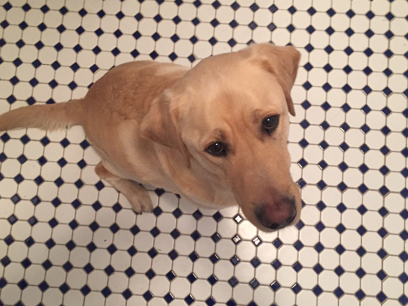
#> input picture images/hund.png, 408 x 306 px, found by its file name
$ python matlab_example_in_python.py   (older library calls are emulated)
#> lines starting #> are read from the running program, lines starting #| are printed output that depends on the picture
import numpy as np
import cv2
import matplotlib.pyplot as plt
from skimage import feature, color, filters, measure
from skimage.transform import resize
from sklearn.cluster import KMeans

# Bild einlesen und verkleinern
image = cv2.imread("../images/hund.png",cv2.IMREAD_GRAYSCALE)  # Bild einlesen
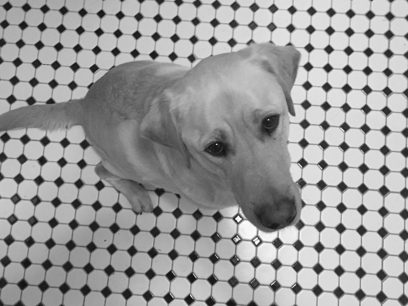
#> image: shape (306, 408); min 13, max 255, mean 156.1
plt.imshow(image,'gray')
numRows, numCols = image.shape  # Bilddimensionen
#> numRows = 306; numCols = 408

# Selbe Wellenlängen und Orientierungen wie im Matlab-Beispiel bestimmen
wavelengthMin = 4 / np.sqrt(2)
wavelengthMax = np.hypot(numRows, numCols)
#> wavelengthMax = 510
n = np.floor(np.log2(wavelengthMax / wavelengthMin)).astype(int)
#> n = 7
wavelength = wavelengthMin * 2 ** np.arange(n - 1)
#> wavelength = [2.83, 5.66, 11.31, 22.63, 45.25, 90.51]

deltaTheta = 45
orientation = np.arange(0, 180, deltaTheta)

# Gabor-Filterbank erstellen
gabor_kernels = []
for theta in orientation:
    for w in wavelength:
        kernel = cv2.getGaborKernel((int(16*w), int(16*w)), 2*w, np.deg2rad(theta), w, 1.0, 0, ktype=cv2.CV_32F)
        kernel /= 1.0 * kernel.sum()  # Brightness normalization
        gabor_kernels.append(kernel)

# Ausgabe der Kernelgröße zur Verifizierung, dass sie gleich ist wie in Matlab
#print(gabor_kernels[0].shape)

# Anzeige der Gabor-Filter
num_filters = len(gabor_kernels)
cols = 6                                    # Anzahl der Spalten für das Bild
rows = (num_filters + cols - 1) // cols     # Berechnung der Anzahl der Zeilen
fig, axes = plt.subplots(rows, cols, figsize=(12, 12))
axes = axes.flatten()
for i, kernel in enumerate(gabor_kernels):
    ax = axes[i]
    ax.imshow(kernel, cmap='gray')
    ax.set_title(f"Filter {i + 1}")
    ax.axis('off')
plt.tight_layout()
plt.show()
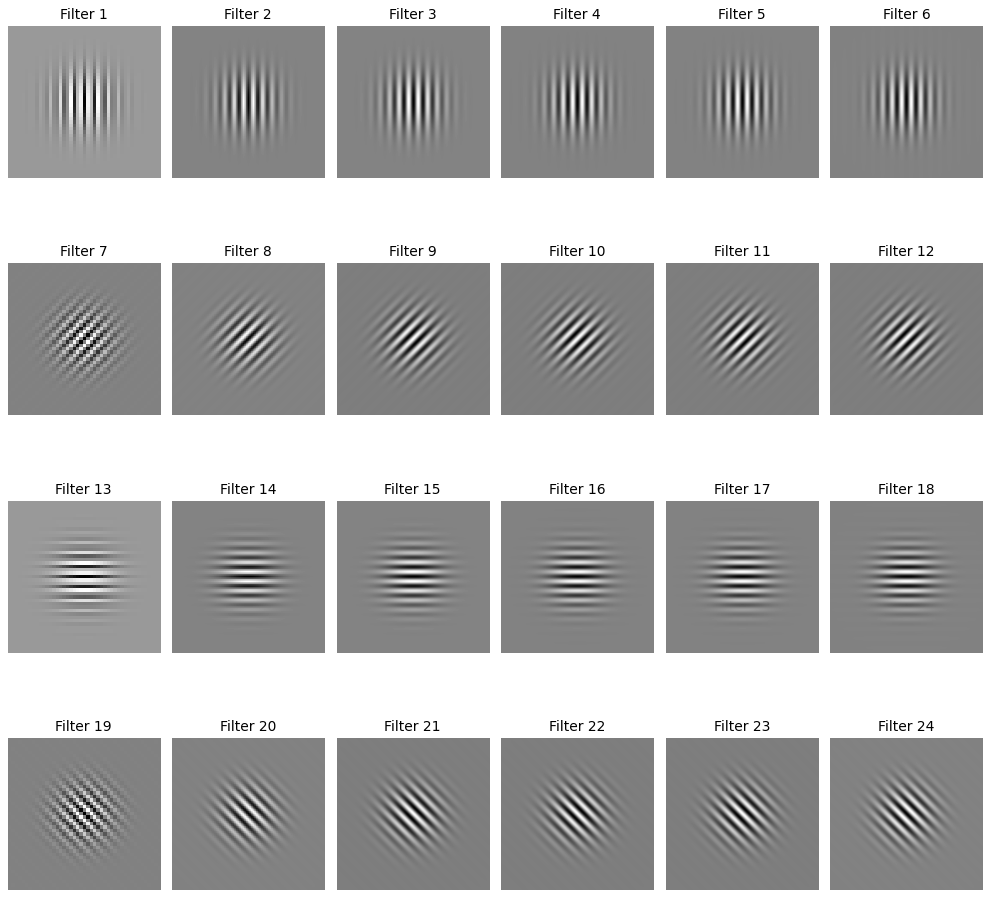
#> figure drawn by matplotlib, 24 panels

# Anwendung der Filterbank auf das Bild
fig, axes = plt.subplots(rows, cols, figsize=(12,12))
axes = axes.flatten()
gabormag = np.zeros((image.shape[0], image.shape[1], len(gabor_kernels)))
for i, kernel in enumerate(gabor_kernels):
    ax = axes[i]
    filtered_image = cv2.filter2D(image, -1, kernel)  # Gabor-Filter auf das Bild anwenden
    gabormag[:, :, i] = filtered_image
    ax.imshow(filtered_image, cmap='gray')
    ax.set_title(f"Filtered image {i + 1}")
#> this loop made 24 passes
#> pass 1, `filtered_image = cv2.filter2D(image, -1, kernel)`:
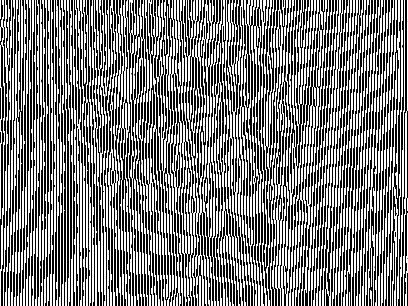
#> filtered_image: shape (306, 408); min 0, max 255, mean 127.2
#> pass 3, `filtered_image = cv2.filter2D(image, -1, kernel)`:
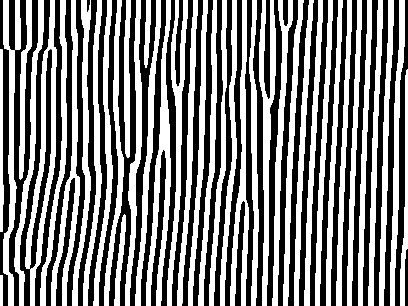
#> filtered_image: shape (306, 408); min 0, max 255, mean 127.8
plt.tight_layout()
plt.show()
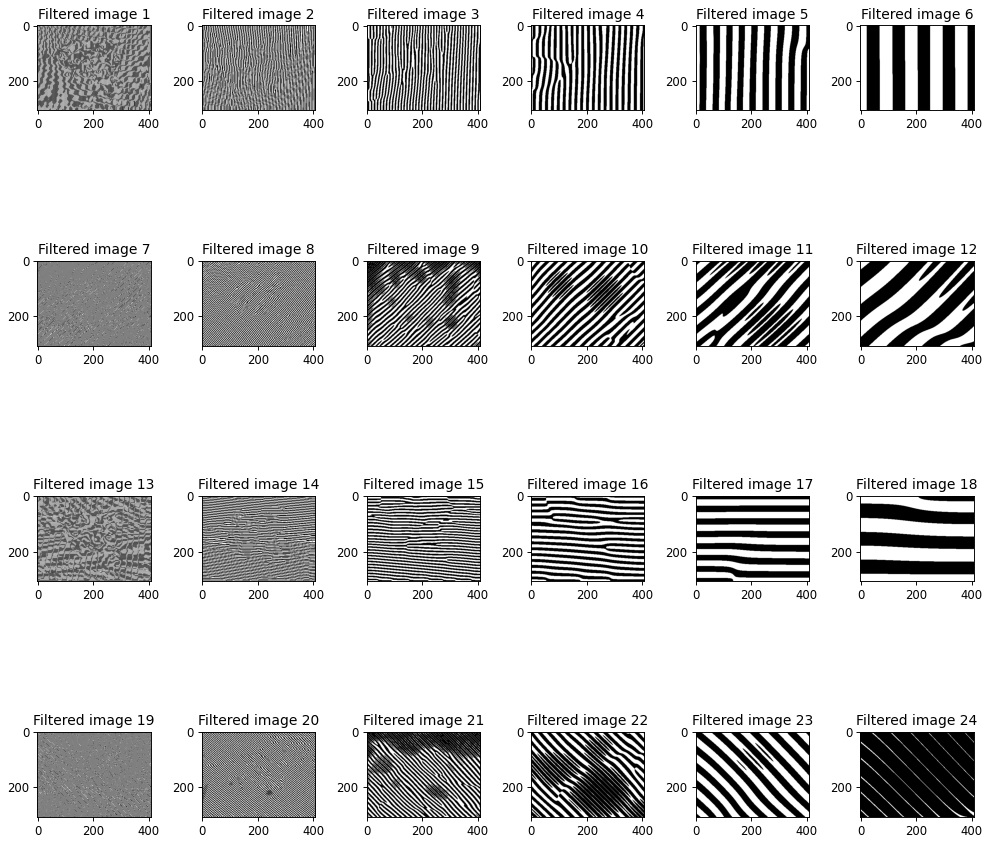
#> figure drawn by matplotlib, 24 panels


num_filters = len(gabor_kernels)
cols = 6                                    # Anzahl der Spalten für das Bild
rows = (num_filters + cols - 1) // cols     # Berechnung der Anzahl der Zeilen
fig, axes = plt.subplots(rows, cols, figsize=(12, 12))
axes = axes.flatten()
for i, kernel in enumerate(gabor_kernels):
    ax = axes[i]
    ax.imshow(kernel, cmap='gray')
    ax.set_title(f"Filter {i + 1}")
    ax.axis('off')
plt.tight_layout()
plt.show()

# Gaussian Blur anwenden (analog wie im Matlab-Beispiel)
print(gabormag.shape[2]-1)
#| 23
for i in range(0,gabormag.shape[2]-1):
    g = gabormag[:,:,i]
    print(g)
    print("Modulo i%5", i%6)
    lambd = wavelength[i % 6]
    print(lambd)
    sigma = 0.5*lambd
    kernelsize =  int(2*np.ceil(2*sigma)+1)
    print("Kernelsize: ",kernelsize)
    g = cv2.GaussianBlur(g, [kernelsize, kernelsize], 3*sigma)
#> this loop made 23 passes
#> (printed output is left out)
#> pass 1, `g = cv2.GaussianBlur(g, [kernelsize, kernelsize], 3*sigma)`:
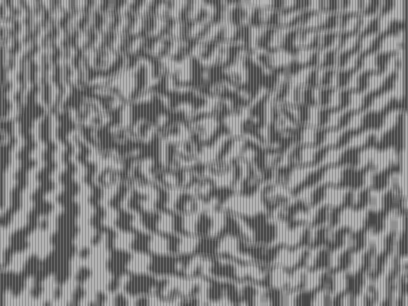
#> g: shape (306, 408) float64; min 70.97, max 188.9, mean 127.1

# Anzeige der Filterantworten -> PROBLEM: Diese unterscheiden sich stark vom Matlab Beispiel
num_filters = len(gabor_kernels)
cols = 6  # Anzahl der Spalten für die Montage
rows = (num_filters + cols - 1) // cols  # Berechnung der Anzahl der Zeilen
fig, axes = plt.subplots(rows, cols, figsize=(12, 12))
axes = axes.flatten()

for i, ax in enumerate(axes[:num_filters]):
    ax.imshow(gabormag[:, :, i], cmap='gray')
    ax.set_title(f"Filter {i + 1}")
    ax.axis('off')

plt.tight_layout()
plt.show()
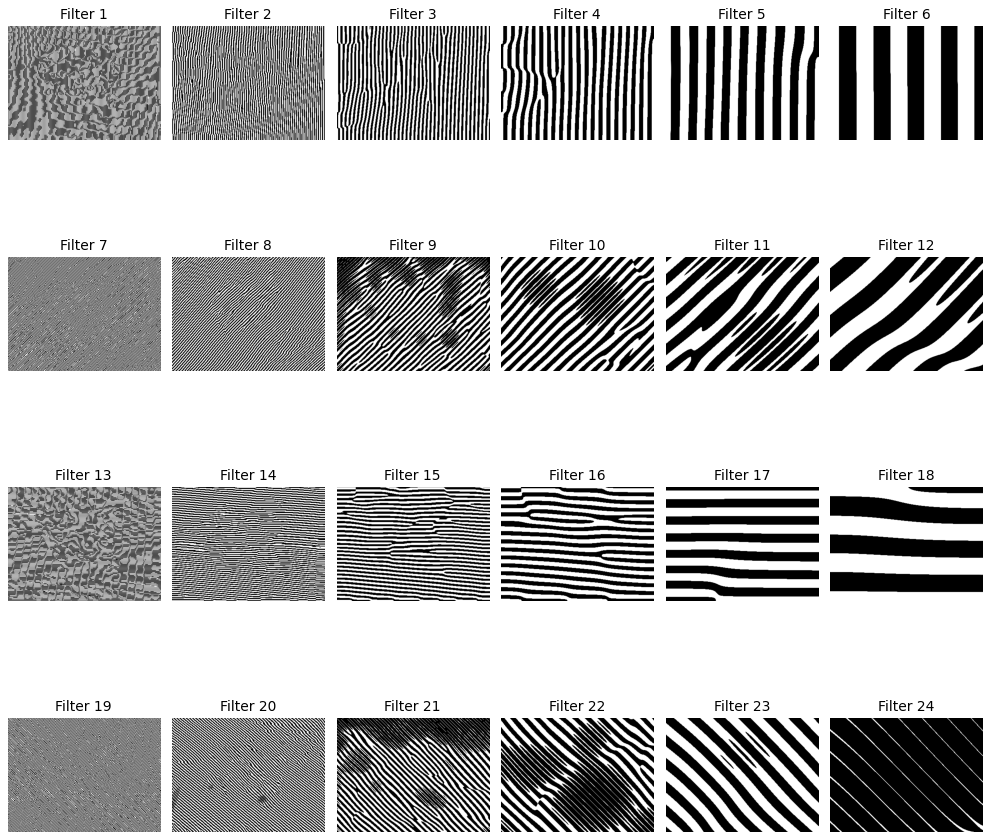
#> figure drawn by matplotlib, 24 panels
